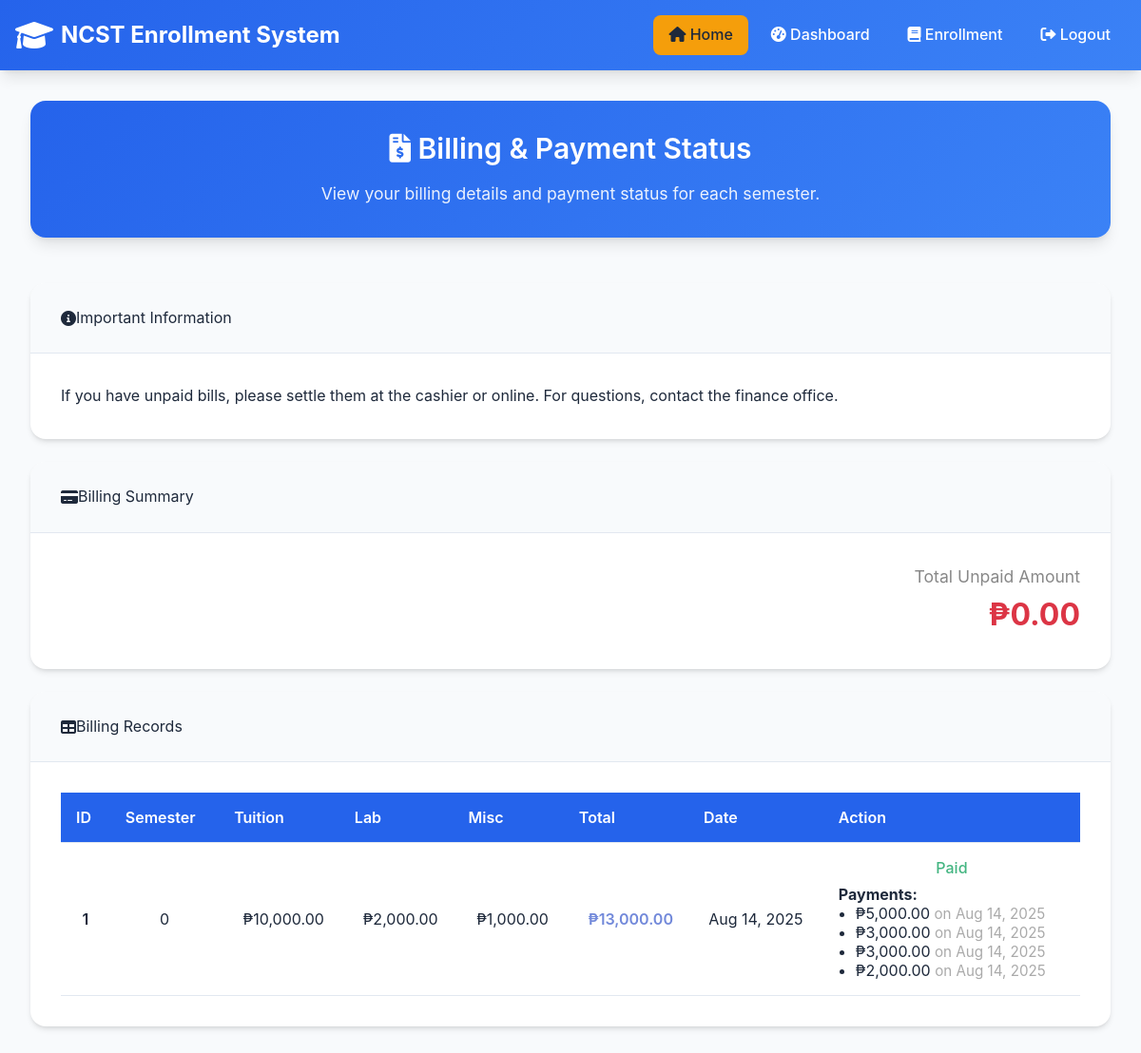
/enrollment_system/student/payment_status.php (signed in), run on the app's committed database.
### tables this page shows
CREATE TABLE `billing` (
  `id` int(11) NOT NULL,
  `student_id` int(11) NOT NULL,
  `semester` varchar(10) NOT NULL,
  `tuition_fee` decimal(10,2) NOT NULL DEFAULT 0.00,
  `lab_fee` decimal(10,2) NOT NULL DEFAULT 0.00,
  `misc_fee` decimal(10,2) NOT NULL DEFAULT 0.00,
  `total_amount` decimal(10,2) NOT NULL DEFAULT 0.00,
  `payment_status` enum('unpaid','partial','paid') DEFAULT 'unpaid',
  `reference_number` varchar(50) DEFAULT NULL,
  `created_at` timestamp NOT NULL DEFAULT current_timestamp()
);

CREATE TABLE `billing_payments` (
  `id` int(11) NOT NULL,
  `billing_id` int(11) NOT NULL,
  `amount` decimal(10,2) NOT NULL,
  `reference_number` varchar(100) DEFAULT NULL,
  `paid_at` datetime NOT NULL DEFAULT current_timestamp()
);

### enrollment_system/includes/functions.php (called while the page is built, shortened)
<?php
require_once __DIR__ . '/database.php';
function isLoggedIn() {
    return isset($_SESSION['student_id']);
}
function formatDate($date, $format = 'M d, Y') {
    return date($format, strtotime($date));
}
function formatCurrency($amount) {
    return '₱' . number_format($amount, 2);
}
?>

### enrollment_system/includes/database.php (called while the page is built, shortened)
<?php
class Database {
    private static $instance = null;
    private $conn;
    private function __construct() {
        try {
            $this->conn = new PDO(
                "mysql:host=" . DB_HOST . ";dbname=" . DB_NAME . ";charset=utf8mb4",
                DB_USER,
                DB_PASS,
                [
                    PDO::ATTR_ERRMODE => PDO::ERRMODE_EXCEPTION,
                    PDO::ATTR_DEFAULT_FETCH_MODE => PDO::FETCH_ASSOC,
                    PDO::ATTR_EMULATE_PREPARES => false,
                    PDO::MYSQL_ATTR_INIT_COMMAND => "SET NAMES utf8mb4 COLLATE utf8mb4_unicode_ci"
                ]
            );
        } catch(PDOException $e) {
            die("Database connection failed: " . $e->getMessage());
        }
    }
    public static function getInstance() {
        if (self::$instance === null) {
            self::$instance = new self();
        }
        return self::$instance;
    }
    public function getConnection() {
        return $this->conn;
    }
}
?>

### enrollment_system/student/payment_status.php (the view, shortened to what this page needs)
<?php
include_once dirname(__DIR__) . '/includes/database.php';
include_once dirname(__DIR__) . '/includes/header.php';
$student_id = $_SESSION['student_id'];
$db = Database::getInstance();
$query = "SELECT id, semester, tuition_fee, lab_fee, misc_fee, total_amount, payment_status, reference_number, created_at
FROM billing
WHERE student_id = ?
ORDER BY created_at DESC";
$stmt = $db->getConnection()->prepare($query);
$stmt->execute([$student_id]);
$rows = $stmt->fetchAll();
function getBillingPayments($billing_id, $db) {
    $stmt = $db->getConnection()->prepare("SELECT amount, reference_number, paid_at FROM billing_payments WHERE billing_id = ? ORDER BY paid_at ASC");
    $stmt->execute([$billing_id]);
    return $stmt->fetchAll();
}
$total_unpaid = 0;
foreach ($rows as $row) {
    $payments = getBillingPayments($row['id'], $db);
}
?>
<!DOCTYPE html>
<html lang="en">
<head>
    <link rel="stylesheet" href="../assets/css/style.css">
    <link rel="stylesheet" href="https://cdnjs.cloudflare.com/ajax/libs/font-awesome/6.0.0/css/all.min.css">
</head>
<body>
    <div class="dashboard-container">
        <div class="dashboard-header">
            <h2><i class="fas fa-file-invoice-dollar"></i> Billing & Payment Status</h2>
            <p>View your billing details and payment status for each semester.</p>
        </div>
        <div class="card">
            <div class="card-header">
                <i class="fas fa-info-circle"></i> Important Information
            </div>
            <div class="card-body">
                <span>If you have unpaid bills, please settle them at the cashier or online. For questions, contact the finance office.</span>
            </div>
        </div>
        <div class="card">
            <div class="card-header">
                <i class="fas fa-credit-card"></i> Billing Summary
            </div>
            <div class="card-body" style="text-align:right;">
                <span style="font-size: 1.1rem; color: #888;">Total Unpaid Amount</span><br>
                <span style="font-size: 2rem; color: #dc3545; font-weight: bold;"><?php echo formatCurrency($total_unpaid); ?></span>
            </div>
        </div>
        <div class="card">
            <div class="card-header">
                <i class="fas fa-table"></i> Billing Records
            </div>
            <div class="card-body">
                <div style="overflow-x: auto;">
                    <table class="table">
                        <thead>
                            <tr>
                                <th>ID</th>
                                <th>Semester</th>
                                <th>Tuition</th>
                                <th>Lab</th>
                                <th>Misc</th>
                                <th>Total</th>
                                <th>Date</th>
                                <th>Action</th>
                            </tr>
                        </thead>
                        <tbody>
                            <?php if (count($rows) === 0): ?>
                                <tr><td colspan="8" class="empty-state">No billing records found.</td></tr>
                            <?php else: foreach ($rows as $row): ?>
                            <tr>
                                <td class="font-bold" style="text-align:center;"><?php echo htmlspecialchars($row['id']); ?></td>
                                <td style="text-align:center;"><?php echo htmlspecialchars($row['semester']); ?></td>
                                <td style="text-align:right;"><?php echo formatCurrency($row['tuition_fee']); ?></td>
                                <td style="text-align:right;"><?php echo formatCurrency($row['lab_fee']); ?></td>
                                <td style="text-align:right;"><?php echo formatCurrency($row['misc_fee']); ?></td>
                                <td class="font-bold" style="text-align:right; color: #7289da;"><?php echo formatCurrency($row['total_amount']); ?></td>
                                <td style="text-align:center;"><?php echo formatDate($row['created_at']); ?></td>
                                <td style="text-align:center;">
                                    <?php
                                    $payments = getBillingPayments($row['id'], $db);
                                    $paid = 0;
                                    foreach ($payments as $p) { $paid += $p['amount']; }
                                    $remaining = $row['total_amount'] - $paid;
                                    if ($remaining <= 0): ?>
                                        <span style="color: #43b581; font-weight: 500;">Paid</span>
                                    <?php else: ?>
                                        <span style="color: #faa61a; font-weight: 500;">Unpaid (₱<?php echo number_format($remaining,2); ?>)</span>
                                    <?php endif; ?>
                                    <div style="margin-top:8px; text-align:left;">
                                        <strong>Payments:</strong>
                                        <ul style="margin:0; padding-left:18px;">
                                            <?php foreach ($payments as $p): ?>
                                                <li>₱<?php echo number_format($p['amount'],2); ?> <span style="color:#aaa; font-size:0.95em;">on <?php echo formatDate($p['paid_at'],'M d, Y'); ?></span></li>
                                            <?php endforeach; ?>
                                        </ul>
                                    </div>
                                </td>
                            </tr>
                            <?php endforeach; endif; ?>
                        </tbody>
                    </table>
                </div>
            </div>
        </div>
    </div>
</body>
</html>

### enrollment_system/includes/header.php (shortened to what this page needs)
<?php
include_once __DIR__ . '/functions.php';
?>
<header class="header">
    <div class="container">
        <div class="header-content">
            <div class="logo">
                <i class="fas fa-graduation-cap"></i>
                <?php echo APP_NAME; ?>
            </div>
            <nav>
                <ul class="nav">
                    <li class="nav-item">
                        <a href="index.php" class="nav-link <?php echo (!isset($_GET['page']) || $_GET['page'] == 'home') ? 'active' : ''; ?>">
                            <i class="fas fa-home"></i> Home
                        </a>
                    </li>
                    <?php if (isLoggedIn()): ?>
                        <li class="nav-item">
                            <a href="/enrollment_system/enrollment_system/student/dashboard.php" class="nav-link">
                                <i class="fas fa-tachometer-alt"></i> Dashboard
                            </a>
                        </li>
                        <li class="nav-item">
                            <a href="/enrollment_system/enrollment_system/student/enrollment.php" class="nav-link">
                                <i class="fas fa-book"></i> Enrollment
                            </a>
                        </li>
                        <li class="nav-item">
                            <a href="/enrollment_system/enrollment_system/student/logout.php" class="nav-link">
                                <i class="fas fa-sign-out-alt"></i> Logout
                            </a>
                        </li>
                    <?php endif; ?>
                </ul>
            </nav>
        </div>
    </div>
</header>

### enrollment_system/assets/css/style.css (style rules this page uses)
* { margin: 0; padding: 0; box-sizing: border-box; }
:root { --primary: #2563eb; --primary-dark: #1d4ed8; --primary-light: #3b82f6; --secondary: #64748b; --success: #10b981; --warning: #f59e0b; --error: #ef4444; --info: #06b6d4; --white: #ffffff; --gray-50: #f8fafc; --gray-100: #f1f5f9; --gray-200: #e2e8f0; --gray-300: #cbd5e1; --gray-400: #94a3b8; --gray-500: #64748b; --gray-600: #475569; --gray-700: #334155; --gray-800: #1e293b; --gray-900: #0f172a; --spacing-xs: 0.25rem; --spacing-sm: 0.5rem; --spacing-md: 1rem; --spacing-lg: 1.5rem; --spacing-xl: 2rem; --spacing-2xl: 3rem; --radius-sm: 0.375rem; --radius-md: 0.5rem; --radius-lg: 0.75rem; --radius-xl: 1rem; --shadow-sm: 0 1px 2px 0 rgb(0 0 0 / 0.05); --shadow-md: 0 4px 6px -1px rgb(0 0 0 / 0.1), 0 2px 4px -2px rgb(0 0 0 / 0.1); --shadow-lg: 0 10px 15px -3px rgb(0 0 0 / 0.1), 0 4px 6px -4px rgb(0 0 0 / 0.1); --transition: all 0.3s cubic-bezier(0.4, 0, 0.2, 1); }
body { font-family: 'Inter', -apple-system, BlinkMacSystemFont, 'Segoe UI', Roboto, sans-serif; line-height: 1.6; color: var(--gray-800); background-color: var(--gray-50); min-height: 100vh; }
h1, h2, h3, h4, h5, h6 { font-weight: 600; line-height: 1.2; margin-bottom: var(--spacing-md); }
h2 { font-size: 1.875rem; }
p { margin-bottom: var(--spacing-md); }
a { color: var(--primary); text-decoration: none; transition: var(--transition); }
.container { max-width: 1200px; margin: 0 auto; padding: 0 var(--spacing-md); }
.header { background: linear-gradient(135deg, var(--primary) 0%, var(--primary-light) 100%); color: var(--white); padding: var(--spacing-md) 0; box-shadow: var(--shadow-lg); position: sticky; top: 0; z-index: 1000; }
.header-content { display: flex; justify-content: space-between; align-items: center; }
.logo { font-size: 1.5rem; font-weight: 700; display: flex; align-items: center; gap: var(--spacing-sm); }
.logo i { font-size: 2rem; }
.nav { display: flex; gap: var(--spacing-sm); list-style: none; align-items: center; }
.nav-item { position: relative; }
.nav-link { display: block; padding: var(--spacing-sm) var(--spacing-md); border-radius: var(--radius-md); color: var(--white); font-weight: 500; transition: var(--transition); }
.nav-link.active { background: var(--warning); color: var(--gray-800); }
.table { width: 100%; border-collapse: collapse; }
.table th, .table td { padding: var(--spacing-md); text-align: left; border-bottom: 1px solid var(--gray-200); }
.table th { background: var(--primary); color: var(--white); font-weight: 600; position: sticky; top: 0; }
.card { background: var(--white); border-radius: var(--radius-xl); box-shadow: var(--shadow-md); overflow: hidden; margin-bottom: var(--spacing-lg); }
.card-header { padding: var(--spacing-lg) var(--spacing-xl); background: var(--gray-50); border-bottom: 1px solid var(--gray-200); display: flex; justify-content: between; align-items: center; }
.card-body { padding: var(--spacing-xl); }
.font-bold { font-weight: 600; }
.dashboard-container { max-width: 1400px; margin: 0 auto; padding: var(--spacing-xl); }
.dashboard-header { text-align: center; margin-bottom: var(--spacing-2xl); padding: var(--spacing-xl); background: linear-gradient(135deg, var(--primary) 0%, var(--primary-light) 100%); color: var(--white); border-radius: var(--radius-xl); box-shadow: var(--shadow-lg); }
.dashboard-header p { opacity: 0.9; font-size: 1.1rem; margin-bottom: 0; }

### data on the page
billing: id "1", semester "0", tuition_fee "₱10,000.00", lab_fee "₱2,000.00", misc_fee "₱1,000.00", total_amount "₱13,000.00", created_at "Aug 14, 2025", shows "Paid"
billing_payments: amount "5,000.00", paid_at "Aug 14, 2025"
billing_payments: amount "3,000.00", paid_at "Aug 14, 2025"
billing_payments: amount "3,000.00", paid_at "Aug 14, 2025"
billing_payments: amount "2,000.00", paid_at "Aug 14, 2025"

### other printed values
APP_NAME "NCST Enrollment System"
formatCurrency($total_unpaid) "₱0.00"
